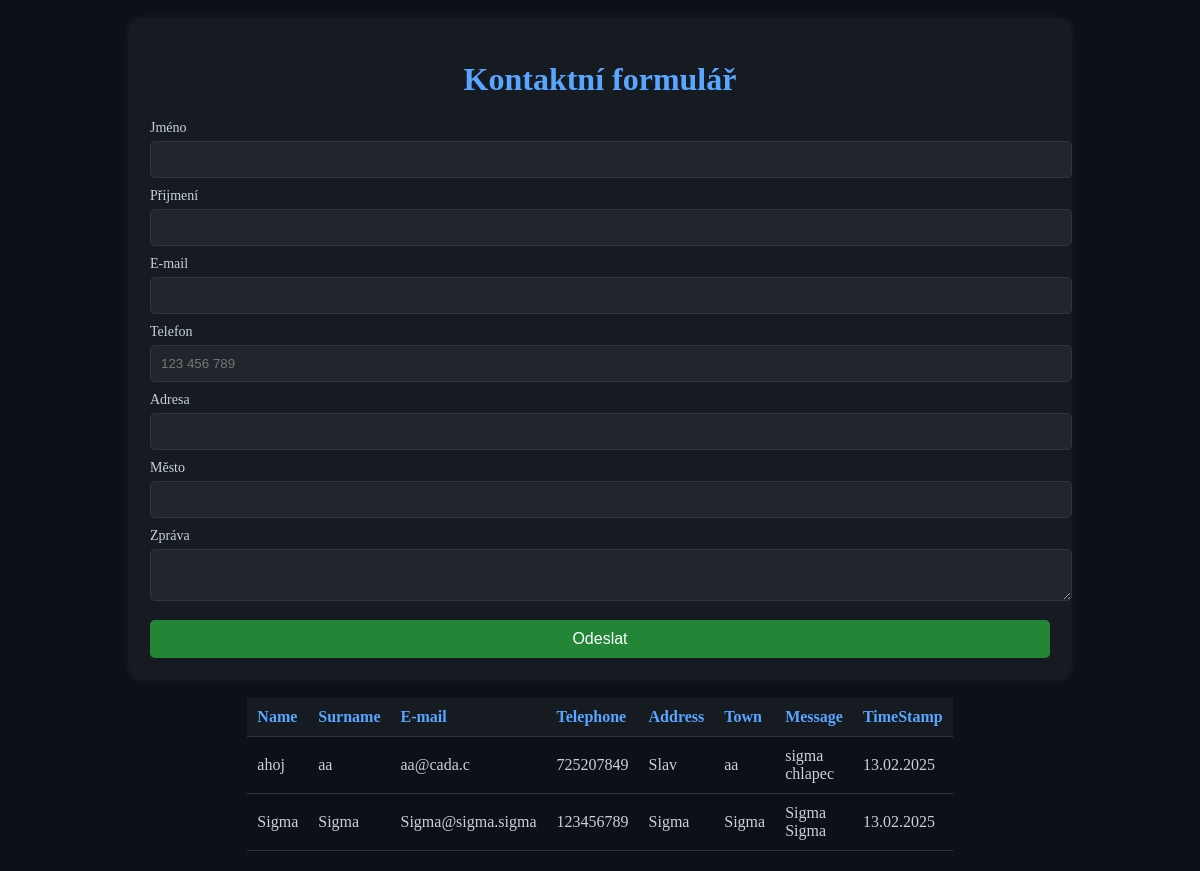
Page /alert/index.php on the committed database.
### tables this page shows
CREATE TABLE `alert` (
  `id` int(11) NOT NULL,
  `name` varchar(255) NOT NULL,
  `surname` varchar(255) NOT NULL,
  `email` varchar(255) NOT NULL,
  `telephone` varchar(255) NOT NULL,
  `address` varchar(255) NOT NULL,
  `city` varchar(255) NOT NULL,
  `message` varchar(255) NOT NULL,
  `timestamp` timestamp NOT NULL DEFAULT current_timestamp()
);

### Db.php (called while the page is built, shortened)
<?php
class Db
{
	private static PDO $connection;
	private static array $options = array(
		PDO::ATTR_ERRMODE => PDO::ERRMODE_WARNING,
		PDO::MYSQL_ATTR_INIT_COMMAND => "SET NAMES utf8",
		PDO::ATTR_EMULATE_PREPARES => false,
	);
	public static function connect(string $host, string $database, string $user, string $password): void
	{
		if (!isset(self::$connection)) {
			$dsn = "mysql:host=$host;dbname=$database";
			self::$connection = new PDO($dsn, $user, $password, self::$options);
		}
	}
	private static function executeStatement(array $params): PDOStatement
	{
		$query = array_shift($params);
		$statement = self::$connection->prepare($query);
		$statement->execute($params);
		return $statement;
	}
	public static function queryAll(string $query): mixed
	{
		$statement = self::executeStatement(func_get_args());
		return $statement->fetchAll(PDO::FETCH_ASSOC);
	}
}

### alert/index.php (the view, shortened to what this page needs)
<?php
$alerts = Db::queryAll("SELECT * FROM `alert`");
?>
<!DOCTYPE html>
<html lang="en">
<head>
  <link rel="stylesheet" href="./../styles.css">
</head>
<body>
  <div class="form-container">
    <h1>Kontaktní formulář</h1>
    <form method="post">
      <label>Jméno <input type="text" name="name" required></label>
      <label>Přijmení <input type="text" name="surname" required></label>
      <label>E-mail <input type="email" name="mail" required></label>
      <label>Telefon <input type="tel" name="tel" placeholder="123 456 789" required></label>
      <label>Adresa <input type="text" name="address" required></label>
      <label>Město <input type="text" name="town" required></label>
      <label>Zpráva <textarea name="message" maxlength="255" required></textarea></label>
      <button type="submit">Odeslat</button>
    </form>
  </div>
  <table>
    <tr>
      <th>Name</th>
      <th>Surname</th>
      <th>E-mail</th>
      <th>Telephone</th>
      <th>Address</th>
      <th>Town</th>
      <th>Message</th>
      <th>TimeStamp</th>
    </tr>
    <?php foreach ($alerts as $alert): ?>
      <tr>
        <td><?php echo htmlspecialchars($alert['name']); ?></td>
        <td><?php echo htmlspecialchars($alert['surname']); ?></td>
        <td><?php echo htmlspecialchars($alert['email']); ?></td>
        <td><?php echo htmlspecialchars($alert['telephone']); ?></td>
        <td><?php echo htmlspecialchars($alert['address']); ?></td>
        <td><?php echo htmlspecialchars($alert['city']); ?></td>
        <td><?php echo htmlspecialchars($alert['message']); ?></td>
        <td><?php echo htmlspecialchars(date('d.m.Y', strtotime($alert['timestamp']))); ?></td>
      </tr>
    <?php endforeach; ?>
  </table>
</body>
</html>

### styles.css (style rules this page uses)
body { background-color: #0d1117; color: #c9d1d9; font-family: 'Comic Sans MS', cursive; margin: 0; padding: 20px; text-align: center; display: flex; flex-direction: column; justify-content: center; align-items: center; }
.form-container { background-color: #161b22; padding: 20px; border-radius: 10px; box-shadow: 0 0 10px rgba(255, 255, 255, 0.1); width: 75vw; height: auto; margin: auto; }
h1 { color: #58a6ff; }
label { display: block; margin-top: 10px; font-size: 14px; text-align: left; }
input, textarea { width: 100%; padding: 10px; margin-top: 5px; background-color: #21262d; border: 1px solid #30363d; color: #c9d1d9; border-radius: 5px; }
button { background-color: #238636; color: #ffffff; border: none; padding: 10px 15px; border-radius: 5px; cursor: pointer; margin-top: 15px; font-size: 16px; width: 100%; }
table { width: 50vw; border-collapse: collapse; margin-top: 20px; }
th, td { padding: 10px; text-align: left; border-bottom: 1px solid #30363d; }
th { background-color: #161b22; color: #58a6ff; }
td { background-color: #0d1117; }

### rows in the picture
alert: name "ahoj", surname "aa", email "aa@cada.c", telephone "725207849", address "Slav", city "aa", message "sigma chlapec", timestamp "13.02.2025"
alert: name "Sigma", surname "Sigma", email "Sigma@sigma.sigma", telephone "123456789", address "Sigma", city "Sigma", message "Sigma Sigma", timestamp "13.02.2025"
